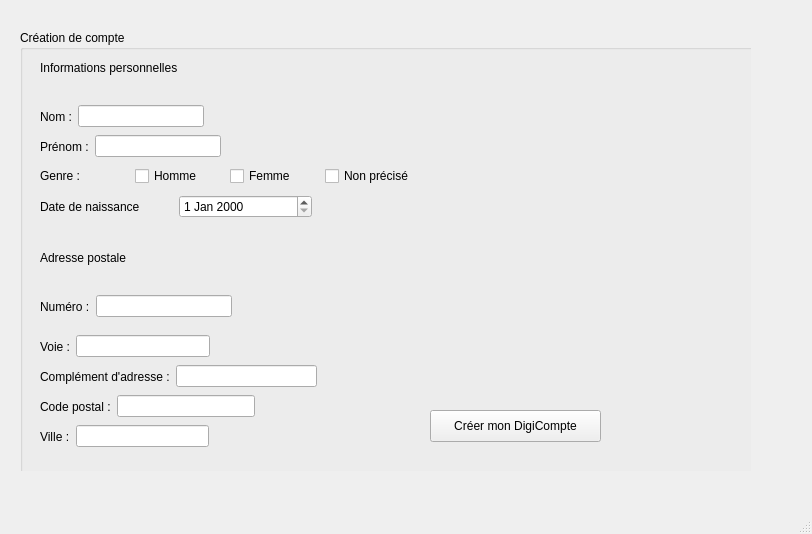
<?xml version="1.0" encoding="UTF-8"?>
<ui version="4.0">
 <class>MainWindow</class>
 <widget class="QMainWindow" name="MainWindow">
  <property name="geometry">
   <rect>
    <x>0</x>
    <y>0</y>
    <width>812</width>
    <height>534</height>
   </rect>
  </property>
  <property name="windowTitle">
   <string>MainWindow</string>
  </property>
  <property name="styleSheet">
   <string notr="true"/>
  </property>
  <widget class="QWidget" name="centralwidget">
   <property name="styleSheet">
    <string notr="true"/>
   </property>
   <widget class="QStackedWidget" name="stackedWidget">
    <property name="geometry">
     <rect>
      <x>20</x>
      <y>30</y>
      <width>731</width>
      <height>441</height>
     </rect>
    </property>
    <property name="styleSheet">
     <string notr="true"/>
    </property>
    <property name="currentIndex">
     <number>1</number>
    </property>
    <widget class="QWidget" name="groupbox">
     <property name="styleSheet">
      <string notr="true"/>
     </property>
     <widget class="QGroupBox" name="Accueil">
      <property name="geometry">
       <rect>
        <x>0</x>
        <y>0</y>
        <width>521</width>
        <height>211</height>
       </rect>
      </property>
      <property name="styleSheet">
       <string notr="true"/>
      </property>
      <property name="title">
       <string>Se connecter</string>
      </property>
      <widget class="QWidget" name="horizontalLayoutWidget">
       <property name="geometry">
        <rect>
         <x>19</x>
         <y>29</y>
         <width>481</width>
         <height>141</height>
        </rect>
       </property>
       <layout class="QHBoxLayout" name="All_CHamp">
        <item>
         <layout class="QVBoxLayout" name="Connexion_Champ">
          <item>
           <layout class="QHBoxLayout" name="NoClient_Champ">
            <item>
             <widget class="QLabel" name="NoClient_Txt">
              <property name="styleSheet">
               <string notr="true"/>
              </property>
              <property name="text">
               <string>Numéro client</string>
              </property>
             </widget>
            </item>
            <item>
             <widget class="QLineEdit" name="NoClient_Inpt">
              <property name="styleSheet">
               <string notr="true"/>
              </property>
             </widget>
            </item>
           </layout>
          </item>
          <item>
           <layout class="QHBoxLayout" name="Mdp_Champ">
            <item>
             <widget class="QLabel" name="Mdp_TXT">
              <property name="styleSheet">
               <string notr="true"/>
              </property>
              <property name="text">
               <string>Mot de passe</string>
              </property>
             </widget>
            </item>
            <item>
             <widget class="QLineEdit" name="Mdp_Inpt">
              <property name="styleSheet">
               <string notr="true"/>
              </property>
             </widget>
            </item>
           </layout>
          </item>
          <item>
           <widget class="QPushButton" name="Connexion_Btn">
            <property name="styleSheet">
             <string notr="true">background : rgb(33, 33, 33)
</string>
            </property>
            <property name="text">
             <string>Connexion</string>
            </property>
           </widget>
          </item>
         </layout>
        </item>
        <item>
         <widget class="QPushButton" name="Creer_Btn">
          <property name="styleSheet">
           <string notr="true">background : rgb(33, 33, 33)</string>
          </property>
          <property name="text">
           <string>Créer mon DigiCompte</string>
          </property>
         </widget>
        </item>
       </layout>
      </widget>
     </widget>
    </widget>
    <widget class="QWidget" name="CreationCpt">
     <property name="styleSheet">
      <string notr="true"/>
     </property>
     <widget class="QGroupBox" name="groupBox_2">
      <property name="geometry">
       <rect>
        <x>0</x>
        <y>0</y>
        <width>821</width>
        <height>581</height>
       </rect>
      </property>
      <property name="styleSheet">
       <string notr="true"/>
      </property>
      <property name="title">
       <string>Création de compte</string>
      </property>
      <widget class="QLabel" name="label_11">
       <property name="geometry">
        <rect>
         <x>20</x>
         <y>30</y>
         <width>251</width>
         <height>16</height>
        </rect>
       </property>
       <property name="text">
        <string>Informations personnelles</string>
       </property>
      </widget>
      <widget class="QLabel" name="label_12">
       <property name="geometry">
        <rect>
         <x>20</x>
         <y>220</y>
         <width>251</width>
         <height>16</height>
        </rect>
       </property>
       <property name="text">
        <string>Adresse postale</string>
       </property>
      </widget>
      <widget class="QWidget" name="layoutWidget">
       <property name="geometry">
        <rect>
         <x>20</x>
         <y>160</y>
         <width>272</width>
         <height>33</height>
        </rect>
       </property>
       <layout class="QHBoxLayout" name="horizontalLayout_7">
        <item>
         <widget class="QLabel" name="label_10">
          <property name="text">
           <string>Date de naissance</string>
          </property>
         </widget>
        </item>
        <item>
         <widget class="QDateEdit" name="dateEdit"/>
        </item>
       </layout>
      </widget>
      <widget class="QWidget" name="layoutWidget">
       <property name="geometry">
        <rect>
         <x>20</x>
         <y>130</y>
         <width>374</width>
         <height>32</height>
        </rect>
       </property>
       <layout class="QHBoxLayout" name="horizontalLayout_8">
        <item>
         <widget class="QLabel" name="label_9">
          <property name="text">
           <string>Genre :</string>
          </property>
         </widget>
        </item>
        <item>
         <widget class="QCheckBox" name="checkBox">
          <property name="text">
           <string>Homme</string>
          </property>
         </widget>
        </item>
        <item>
         <widget class="QCheckBox" name="checkBox_2">
          <property name="text">
           <string>Femme</string>
          </property>
         </widget>
        </item>
        <item>
         <widget class="QCheckBox" name="checkBox_3">
          <property name="text">
           <string>Non précisé</string>
          </property>
         </widget>
        </item>
       </layout>
      </widget>
      <widget class="QWidget" name="layoutWidget">
       <property name="geometry">
        <rect>
         <x>20</x>
         <y>100</y>
         <width>181</width>
         <height>33</height>
        </rect>
       </property>
       <layout class="QHBoxLayout" name="horizontalLayout_9">
        <item>
         <widget class="QLabel" name="label_4">
          <property name="text">
           <string>Prénom :</string>
          </property>
         </widget>
        </item>
        <item>
         <widget class="QLineEdit" name="lineEdit_2"/>
        </item>
       </layout>
      </widget>
      <widget class="QWidget" name="layoutWidget">
       <property name="geometry">
        <rect>
         <x>20</x>
         <y>70</y>
         <width>164</width>
         <height>33</height>
        </rect>
       </property>
       <layout class="QHBoxLayout" name="horizontalLayout_10">
        <item>
         <widget class="QLabel" name="label_3">
          <property name="styleSheet">
           <string notr="true"/>
          </property>
          <property name="text">
           <string>Nom :</string>
          </property>
         </widget>
        </item>
        <item>
         <widget class="QLineEdit" name="lineEdit"/>
        </item>
       </layout>
      </widget>
      <widget class="QPushButton" name="pushButton_2">
       <property name="geometry">
        <rect>
         <x>410</x>
         <y>380</y>
         <width>171</width>
         <height>32</height>
        </rect>
       </property>
       <property name="text">
        <string>Créer mon DigiCompte</string>
       </property>
      </widget>
      <widget class="QWidget" name="layoutWidget">
       <property name="geometry">
        <rect>
         <x>20</x>
         <y>260</y>
         <width>192</width>
         <height>33</height>
        </rect>
       </property>
       <layout class="QHBoxLayout" name="horizontalLayout_2">
        <item>
         <widget class="QLabel" name="label">
          <property name="text">
           <string>Numéro :</string>
          </property>
         </widget>
        </item>
        <item>
         <widget class="QLineEdit" name="lineEdit_3"/>
        </item>
       </layout>
      </widget>
      <widget class="QWidget" name="layoutWidget">
       <property name="geometry">
        <rect>
         <x>20</x>
         <y>300</y>
         <width>170</width>
         <height>33</height>
        </rect>
       </property>
       <layout class="QHBoxLayout" name="horizontalLayout_3">
        <item>
         <widget class="QLabel" name="label_2">
          <property name="text">
           <string>Voie :</string>
          </property>
         </widget>
        </item>
        <item>
         <widget class="QLineEdit" name="lineEdit_4"/>
        </item>
       </layout>
      </widget>
      <widget class="QWidget" name="layoutWidget">
       <property name="geometry">
        <rect>
         <x>20</x>
         <y>330</y>
         <width>277</width>
         <height>33</height>
        </rect>
       </property>
       <layout class="QHBoxLayout" name="horizontalLayout_4">
        <item>
         <widget class="QLabel" name="label_5">
          <property name="text">
           <string>Complément d'adresse :</string>
          </property>
         </widget>
        </item>
        <item>
         <widget class="QLineEdit" name="lineEdit_5"/>
        </item>
       </layout>
      </widget>
      <widget class="QWidget" name="layoutWidget">
       <property name="geometry">
        <rect>
         <x>20</x>
         <y>360</y>
         <width>215</width>
         <height>33</height>
        </rect>
       </property>
       <layout class="QHBoxLayout" name="horizontalLayout_5">
        <item>
         <widget class="QLabel" name="label_6">
          <property name="text">
           <string>Code postal :</string>
          </property>
         </widget>
        </item>
        <item>
         <widget class="QLineEdit" name="lineEdit_6"/>
        </item>
       </layout>
      </widget>
      <widget class="QWidget" name="layoutWidget">
       <property name="geometry">
        <rect>
         <x>20</x>
         <y>390</y>
         <width>169</width>
         <height>33</height>
        </rect>
       </property>
       <layout class="QHBoxLayout" name="horizontalLayout_6">
        <item>
         <widget class="QLabel" name="label_7">
          <property name="text">
           <string>Ville :</string>
          </property>
         </widget>
        </item>
        <item>
         <widget class="QLineEdit" name="lineEdit_7"/>
        </item>
       </layout>
      </widget>
     </widget>
    </widget>
    <widget class="QWidget" name="Virement">
     <property name="styleSheet">
      <string notr="true"/>
     </property>
     <widget class="QGroupBox" name="groupBox_3">
      <property name="geometry">
       <rect>
        <x>10</x>
        <y>10</y>
        <width>491</width>
        <height>241</height>
       </rect>
      </property>
      <property name="styleSheet">
       <string notr="true"/>
      </property>
      <property name="title">
       <string>Effectuer un virement</string>
      </property>
      <widget class="QWidget" name="verticalLayoutWidget">
       <property name="geometry">
        <rect>
         <x>10</x>
         <y>20</y>
         <width>241</width>
         <height>191</height>
        </rect>
       </property>
       <layout class="QVBoxLayout" name="verticalLayout_2">
        <item>
         <layout class="QVBoxLayout" name="verticalLayout_3">
          <item>
           <widget class="QLabel" name="CmtEmetteur_Ttx">
            <property name="styleSheet">
             <string notr="true"/>
            </property>
            <property name="text">
             <string>Compte émetteur :</string>
            </property>
           </widget>
          </item>
          <item>
           <widget class="QComboBox" name="SelectionCpt_comboBox">
            <property name="styleSheet">
             <string notr="true"/>
            </property>
            <item>
             <property name="text">
              <string>Compte courant</string>
             </property>
            </item>
            <item>
             <property name="text">
              <string>Livret A</string>
             </property>
            </item>
            <item>
             <property name="text">
              <string>Livret jeune</string>
             </property>
            </item>
           </widget>
          </item>
         </layout>
        </item>
        <item>
         <layout class="QHBoxLayout" name="RIB_Champ">
          <item>
           <widget class="QLabel" name="RIB_Txt">
            <property name="styleSheet">
             <string notr="true"/>
            </property>
            <property name="text">
             <string>RIB du destinataire</string>
            </property>
           </widget>
          </item>
          <item>
           <widget class="QLineEdit" name="RIB_Inpt">
            <property name="styleSheet">
             <string notr="true"/>
            </property>
           </widget>
          </item>
         </layout>
        </item>
        <item>
         <widget class="QPushButton" name="pushButton">
          <property name="styleSheet">
           <string notr="true">background : rgb(33, 33, 33)</string>
          </property>
          <property name="text">
           <string>Effectuer le virement</string>
          </property>
         </widget>
        </item>
       </layout>
      </widget>
      <widget class="QWidget" name="verticalLayoutWidget_3">
       <property name="geometry">
        <rect>
         <x>279</x>
         <y>29</y>
         <width>191</width>
         <height>181</height>
        </rect>
       </property>
       <layout class="QVBoxLayout" name="verticalLayout_4">
        <item>
         <widget class="QLabel" name="SoldeDispo_Txt">
          <property name="text">
           <string>Solde disponibe :</string>
          </property>
         </widget>
        </item>
        <item>
         <widget class="QLabel" name="Solde_BDDlabel">
          <property name="text">
           <string>SOLDE</string>
          </property>
         </widget>
        </item>
       </layout>
      </widget>
     </widget>
    </widget>
    <widget class="QWidget" name="UserConnected">
     <property name="styleSheet">
      <string notr="true"/>
     </property>
     <widget class="QWidget" name="verticalLayoutWidget_4">
      <property name="geometry">
       <rect>
        <x>20</x>
        <y>20</y>
        <width>475</width>
        <height>191</height>
       </rect>
      </property>
      <layout class="QVBoxLayout" name="verticalLayout_5">
       <item>
        <layout class="QVBoxLayout" name="verticalLayout_7">
         <item>
          <layout class="QHBoxLayout" name="BienvenueAll_Champ">
           <item>
            <widget class="QLabel" name="Bienvenue_Txt">
             <property name="styleSheet">
              <string notr="true"/>
             </property>
             <property name="text">
              <string>Bienvenue dans votre espace DigiMembre</string>
             </property>
            </widget>
           </item>
           <item>
            <widget class="QLabel" name="NomUser_Txtlabel">
             <property name="styleSheet">
              <string notr="true"/>
             </property>
             <property name="text">
              <string>Nom_user</string>
             </property>
            </widget>
           </item>
          </layout>
         </item>
         <item>
          <layout class="QHBoxLayout" name="horizontalLayout">
           <item>
            <layout class="QVBoxLayout" name="InfosCmpt">
             <item>
              <widget class="QLabel" name="Solde_Txt">
               <property name="styleSheet">
                <string notr="true"/>
               </property>
               <property name="text">
                <string>Solde disponible :</string>
               </property>
              </widget>
             </item>
             <item>
              <widget class="QLabel" name="Solde_Label">
               <property name="styleSheet">
                <string notr="true"/>
               </property>
               <property name="text">
                <string>SOLDE</string>
               </property>
              </widget>
             </item>
            </layout>
           </item>
           <item>
            <widget class="QPushButton" name="Virement_Btn">
             <property name="styleSheet">
              <string notr="true">background : rgb(33, 33, 33)</string>
             </property>
             <property name="text">
              <string>Effectuer un virement</string>
             </property>
            </widget>
           </item>
           <item>
            <widget class="QPushButton" name="Deconnecter_Btn">
             <property name="styleSheet">
              <string notr="true"/>
             </property>
             <property name="text">
              <string>Se déconnecter</string>
             </property>
            </widget>
           </item>
          </layout>
         </item>
        </layout>
       </item>
      </layout>
     </widget>
    </widget>
    <widget class="QWidget" name="page">
     <widget class="QGroupBox" name="AfterVirement">
      <property name="geometry">
       <rect>
        <x>90</x>
        <y>40</y>
        <width>571</width>
        <height>321</height>
       </rect>
      </property>
      <property name="title">
       <string>Transaction effectuée</string>
      </property>
      <widget class="QLabel" name="label_15">
       <property name="geometry">
        <rect>
         <x>430</x>
         <y>230</y>
         <width>111</width>
         <height>51</height>
        </rect>
       </property>
       <property name="text">
        <string/>
       </property>
      </widget>
      <widget class="QPushButton" name="pushButton_3">
       <property name="geometry">
        <rect>
         <x>80</x>
         <y>220</y>
         <width>151</width>
         <height>32</height>
        </rect>
       </property>
       <property name="text">
        <string>Nouveau virement</string>
       </property>
      </widget>
      <widget class="QPushButton" name="pushButton_4">
       <property name="geometry">
        <rect>
         <x>300</x>
         <y>220</y>
         <width>151</width>
         <height>32</height>
        </rect>
       </property>
       <property name="text">
        <string>Retour accueil</string>
       </property>
      </widget>
      <widget class="QWidget" name="layoutWidget">
       <property name="geometry">
        <rect>
         <x>60</x>
         <y>110</y>
         <width>338</width>
         <height>20</height>
        </rect>
       </property>
       <layout class="QHBoxLayout" name="horizontalLayout_11">
        <item>
         <widget class="QLabel" name="montant_txt">
          <property name="text">
           <string>*MONTANT*</string>
          </property>
         </widget>
        </item>
        <item>
         <widget class="QLabel" name="label_14">
          <property name="text">
           <string>€ ont été envoyé à</string>
          </property>
         </widget>
        </item>
        <item>
         <widget class="QLabel" name="destinataire_txt">
          <property name="text">
           <string>*DESTINATAIRE*</string>
          </property>
         </widget>
        </item>
       </layout>
      </widget>
     </widget>
    </widget>
   </widget>
  </widget>
  <widget class="QMenuBar" name="menubar">
   <property name="geometry">
    <rect>
     <x>0</x>
     <y>0</y>
     <width>812</width>
     <height>23</height>
    </rect>
   </property>
  </widget>
  <widget class="QStatusBar" name="statusbar"/>
 </widget>
 <resources/>
 <connections/>
</ui>
